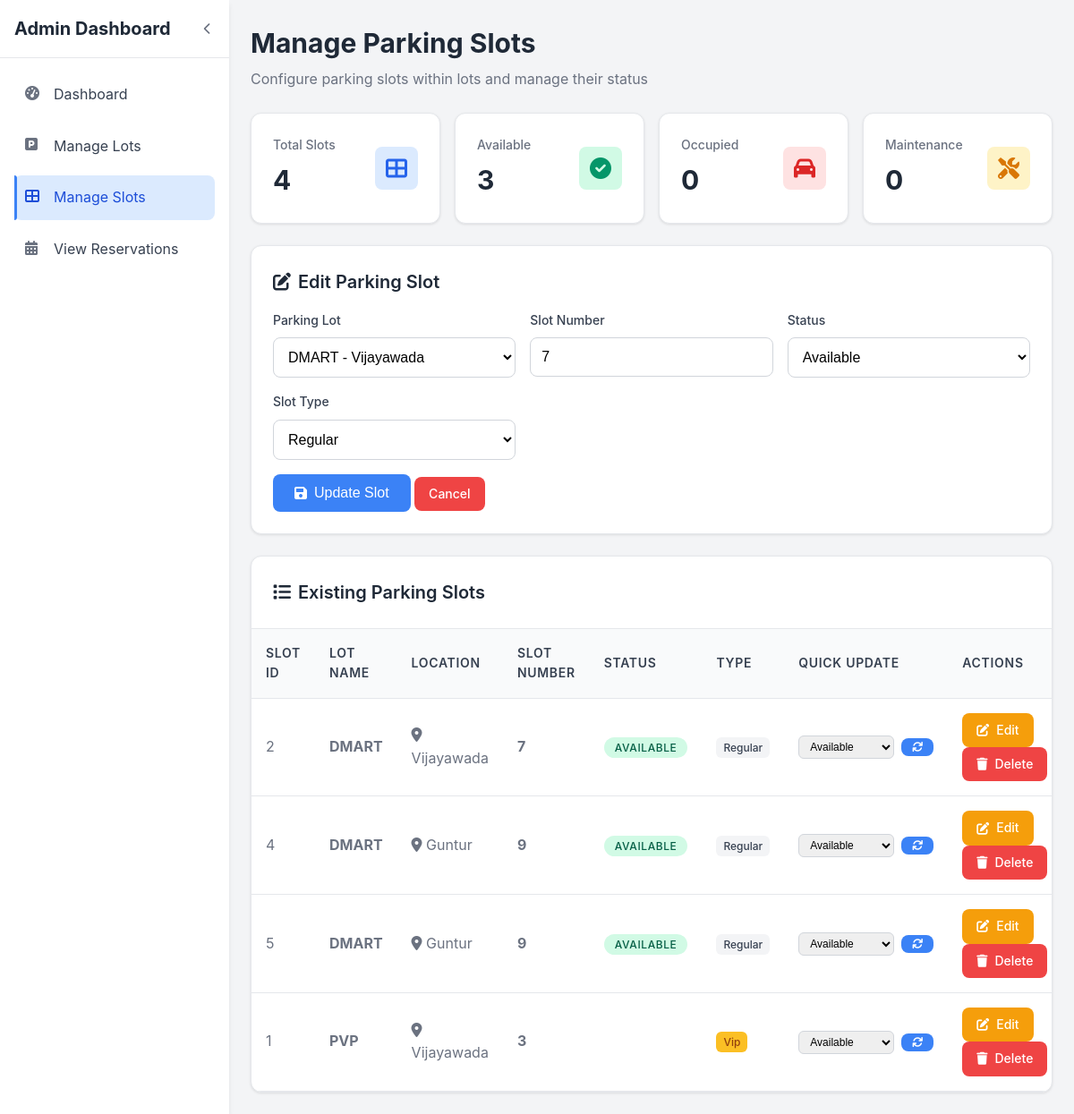
Screenshot of /manage_slots.php?edit=2 with the database file from the repository.
### tables this page shows
CREATE TABLE `slots` (
  `id` int(11) NOT NULL,
  `lot_id` int(11) DEFAULT NULL,
  `slot_number` varchar(50) DEFAULT NULL,
  `status` enum('available','booked') DEFAULT 'available',
  `slot_type` varchar(50) DEFAULT 'Regular'
);

CREATE TABLE `parking_lots` (
  `id` int(11) NOT NULL,
  `lot_name` varchar(100) DEFAULT NULL,
  `location` varchar(255) DEFAULT NULL,
  `price_per_hour` decimal(10,2) DEFAULT 0.00
);

### manage_slots.php (the view, shortened to what this page needs)
<?php
require '../config/db.php';
$edit_slot = null;
if (isset($_GET['edit'])) {
    $edit_id = intval($_GET['edit']);
    $res = $conn->query("SELECT * FROM slots WHERE id = $edit_id");
    if ($res && $res->num_rows > 0) {
        $edit_slot = $res->fetch_assoc();
    }
}
$slots = $conn->query("SELECT slots.*, parking_lots.lot_name, parking_lots.location
                      FROM slots
                      JOIN parking_lots ON slots.lot_id = parking_lots.id
                      ORDER BY parking_lots.lot_name, slots.slot_number");
$stats_query = $conn->query("SELECT
    COUNT(*) as total_slots,
    SUM(CASE WHEN status = 'available' THEN 1 ELSE 0 END) as available_slots,
    SUM(CASE WHEN status = 'occupied' THEN 1 ELSE 0 END) as occupied_slots,
    SUM(CASE WHEN status = 'maintenance' THEN 1 ELSE 0 END) as maintenance_slots
    FROM slots");
$stats = $stats_query->fetch_assoc();
?>
<!DOCTYPE html>
<html lang="en">
<head>
    <link href="https://cdnjs.cloudflare.com/ajax/libs/font-awesome/6.0.0/css/all.min.css" rel="stylesheet">
</head>
<body>
    <div class="dashboard-container">
        <aside class="sidebar" id="sidebar">
            <div class="sidebar-header">
                <h1 class="sidebar-title" id="sidebarTitle">Admin Dashboard</h1>
                <button class="sidebar-toggle" id="sidebarToggle">
                    <i class="fas fa-chevron-left" id="toggleIcon"></i>
                </button>
            </div>
            <nav class="sidebar-nav">
                <ul class="nav-list">
                    <li class="nav-item">
                        <a href="index.php" class="nav-link">
                            <i class="fas fa-tachometer-alt nav-icon"></i>
                            <span class="nav-text">Dashboard</span>
                        </a>
                    </li>
                    <li class="nav-item">
                        <a href="manage_lots.php" class="nav-link">
                            <i class="fas fa-parking nav-icon"></i>
                            <span class="nav-text">Manage Lots</span>
                        </a>
                    </li>
                    <li class="nav-item">
                        <a href="manage_slots.php" class="nav-link active">
                            <i class="fas fa-th-large nav-icon"></i>
                            <span class="nav-text">Manage Slots</span>
                        </a>
                    </li>
                    <li class="nav-item">
                        <a href="view_reservations.php" class="nav-link">
                            <i class="fas fa-calendar-alt nav-icon"></i>
                            <span class="nav-text">View Reservations</span>
                        </a>
                    </li>
                </ul>
            </nav>
        </aside>
        <main class="main-content">
            <div class="content-header">
                <h2 class="page-title">Manage Parking Slots</h2>
                <p class="page-subtitle">Configure parking slots within lots and manage their status</p>
            </div>
            <div class="stats-grid">
                <div class="stat-card">
                    <div class="stat-card-content">
                        <div class="stat-info">
                            <h3>Total Slots</h3>
                            <p><?php echo $stats['total_slots'] ?? 0; ?></p>
                        </div>
                        <div class="stat-icon total">
                            <i class="fas fa-th-large"></i>
                        </div>
                    </div>
                </div>
                <div class="stat-card">
                    <div class="stat-card-content">
                        <div class="stat-info">
                            <h3>Available</h3>
                            <p><?php echo $stats['available_slots'] ?? 0; ?></p>
                        </div>
                        <div class="stat-icon available">
                            <i class="fas fa-check-circle"></i>
                        </div>
                    </div>
                </div>
                <div class="stat-card">
                    <div class="stat-card-content">
                        <div class="stat-info">
                            <h3>Occupied</h3>
                            <p><?php echo $stats['occupied_slots'] ?? 0; ?></p>
                        </div>
                        <div class="stat-icon occupied">
                            <i class="fas fa-car"></i>
                        </div>
                    </div>
                </div>
                <div class="stat-card">
                    <div class="stat-card-content">
                        <div class="stat-info">
                            <h3>Maintenance</h3>
                            <p><?php echo $stats['maintenance_slots'] ?? 0; ?></p>
                        </div>
                        <div class="stat-icon maintenance">
                            <i class="fas fa-tools"></i>
                        </div>
                    </div>
                </div>
            </div>
            <?php if ($edit_slot): ?>
            <div class="form-container">
                <h3 class="form-title"><i class="fas fa-edit"></i> Edit Parking Slot</h3>
                <form method="post" id="editSlotForm">
                    <div class="form-grid">
                        <div class="form-group">
                            <label class="form-label" for="lot">Parking Lot</label>
                            <select id="lot" name="lot" class="form-select" required>
                                <?php
                                $lots2 = $conn->query("SELECT * FROM parking_lots ORDER BY lot_name");
                                while ($l = $lots2->fetch_assoc()) {
                                    $selected = ($l['id'] == $edit_slot['lot_id']) ? 'selected' : '';
                                    echo "<option value='{$l['id']}' $selected>{$l['lot_name']} - {$l['location']}</option>";
                                }
                                ?>
                            </select>
                        </div>
                        <div class="form-group">
                            <label class="form-label" for="slot">Slot Number</label>
                            <input type="text" id="slot" name="slot" class="form-input" value="<?php echo htmlspecialchars($edit_slot['slot_number']); ?>" required>
                        </div>
                        <div class="form-group">
                            <label class="form-label" for="status">Status</label>
                            <select id="status" name="status" class="form-select">
                                <option value="available" <?php if ($edit_slot['status'] == 'available') echo 'selected'; ?>>Available</option>
                            </select>
                        </div>
                        <div class="form-group">
                            <label class="form-label" for="type">Slot Type</label>
                            <select id="type" name="type" class="form-select">
                                <option value="regular" <?php if ($edit_slot['slot_type'] == 'regular') echo 'selected'; ?>>Regular</option>
                            </select>
                        </div>
                    </div>
                    <button type="submit" name="update" class="btn btn-primary">
                        <i class="fas fa-save"></i> Update Slot
                    </button>
                    <a href="manage_slots.php" class="btn btn-danger">Cancel</a>
                </form>
            </div>
            <?php endif; ?>
            <div class="table-container">
                <div class="table-header">
                    <h3 class="table-title">
                        <i class="fas fa-list"></i>
                        Existing Parking Slots
                    </h3>
                </div>
                <?php if ($slots && $slots->num_rows > 0): ?>
                    <table class="table">
                        <thead>
                            <tr>
                                <th>Slot ID</th>
                                <th>Lot Name</th>
                                <th>Location</th>
                                <th>Slot Number</th>
                                <th>Status</th>
                                <th>Type</th>
                                <th>Quick Update</th>
                                <th>Actions</th>
                            </tr>
                        </thead>
                        <tbody>
                            <?php while ($s = $slots->fetch_assoc()): ?>
                                <tr>
                                    <td><?php echo htmlspecialchars($s['id']); ?></td>
                                    <td>
                                        <strong><?php echo htmlspecialchars($s['lot_name']); ?></strong>
                                    </td>
                                    <td>
                                        <i class="fas fa-map-marker-alt"></i>
                                        <?php echo htmlspecialchars($s['location']); ?>
                                    </td>
                                    <td>
                                        <strong><?php echo htmlspecialchars($s['slot_number']); ?></strong>
                                    </td>
                                    <td>
                                        <span class="status-badge status-<?php echo $s['status']; ?>">
                                            <?php echo ucfirst($s['status']); ?>
                                        </span>
                                    </td>
                                    <td>
                                        <span class="type-badge <?php echo ($s['slot_type'] == 'vip' || $s['slot_type'] == 'disabled') ? 'type-' . $s['slot_type'] : ''; ?>">
                                            <?php echo ucfirst(str_replace('_', ' ', $s['slot_type'])); ?>
                                        </span>
                                    </td>
                                    <td>
                                        <form method="post" class="status-update-form">
                                            <select name="new_status" class="status-select" onchange="this.form.submit()">
                                                <option value="available" <?php echo ($s['status'] == 'available') ? 'selected' : ''; ?>>Available</option>
                                            </select>
                                            <button type="submit" name="update_status" class="btn btn-sm btn-primary">
                                                <i class="fas fa-sync"></i>
                                            </button>
                                        </form>
                                    </td>
                                    <td>
                                        <a href="manage_slots.php?edit=<?php echo $s['id']; ?>" class="btn btn-warning">
                                            <i class="fas fa-edit"></i> Edit
                                        </a>
                                        <a href="?delete=<?php echo $s['id']; ?>"
                                           class="btn btn-danger"
                                           onclick="return confirm('Are you sure you want to delete this parking slot?')">
                                            <i class="fas fa-trash"></i> Delete
                                        </a>
                                    </td>
                                </tr>
                            <?php endwhile; ?>
                        </tbody>
                    </table>
                <?php endif; ?>
            </div>
        </main>
    </div>
</body>
</html>

### rows the page displays
slots: slot "7", status "Available", id "2", lot.lot_name "DMART", lot.location "Vijayawada", slot_number "7", status "AVAILABLE", slot_type "Regular", new_status "Available"
slots: id "4", lot.lot_name "DMART", lot.location "Guntur", slot_number "9", status "AVAILABLE", slot_type "Regular", new_status "Available"
slots: id "5", lot.lot_name "DMART", lot.location "Guntur", slot_number "9", status "AVAILABLE", slot_type "Regular", new_status "Available"
slots: id "1", lot.lot_name "PVP", lot.location "Vijayawada", slot_number "3", slot_type "Vip"

### other values shown
$stats['total_slots'] "4"
$stats['available_slots'] "3"
$stats['occupied_slots'] "0"
$stats['maintenance_slots'] "0"
form field lot "DMART - Vijayawada"
